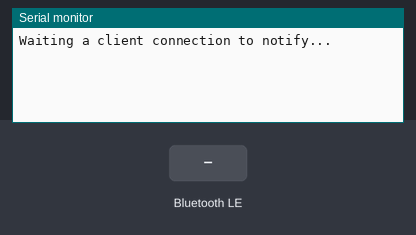
A sketch run on a simulated ESP32. Parts: the last lines printed to the serial monitor. The test bench sets the inputs (shaded band). Nothing arrives over Bluetooth unless stated; a phone connects over Bluetooth LE 3 s after start.

Above: at 1.2 s.
1.3 s: Bluetooth LE write "1" received
At 2.7 s:
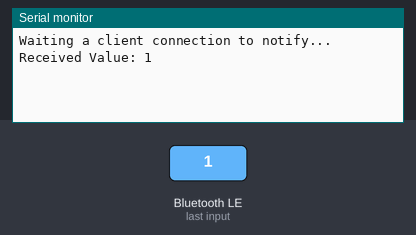
4.3 s: Bluetooth LE write "0" received
At 5.1 s:
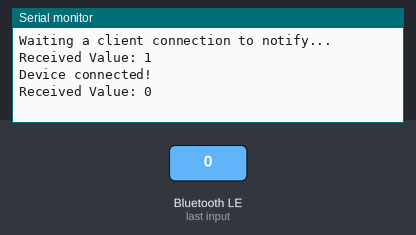
5.8 s: Bluetooth LE write "2" received
At 6.2 s:
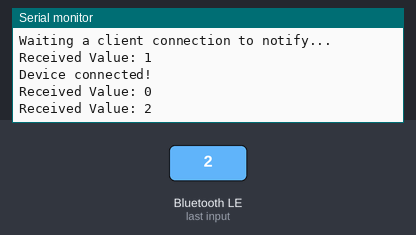

Measured:
- after the input at 1.3 s, the serial monitor: prints a new line after 0.05 s (image 1)
- after the input at 4.3 s, the serial monitor: prints a new line after 0.05 s (image 2)
- after the input at 5.8 s, the serial monitor: prints a new line after 0.05 s (image 3)

The sketch:

ESP32_WebBluetooth.ino
```cpp
/*
Web Bluetooth for ESP32
Author : ChungYi Fu (Kaohsiung, Taiwan)  2022-1-15 15:30
https://www.facebook.com/francefu

Try it
https://fustyles.github.io/webduino/WebBluetooth.html
*/


//https://www.instructables.com/ESP32-Bluetooth-Low-Energy/
//Library: https://github.com/nkolban/ESP32_BLE_Arduino
#include <BLEDevice.h>
#include <BLEServer.h>
#include <BLEUtils.h>
#include <BLE2902.h>

BLECharacteristic *characteristicTX;
bool deviceConnected = false;

// See the following for generating UUIDs:
// https://www.uuidgenerator.net/

#define SERVICE_UUID           "4fafc201-1fb5-459e-8fcc-c5c9c331914b"
#define CHARACTERISTIC_UUID_RX "beb5483e-36e1-4688-b7f5-ea07361b26a8"
#define CHARACTERISTIC_UUID_TX "498c599b-2601-4600-bb7e-3aa295a92842"

class ServerCallbacks: public BLEServerCallbacks {
    void onConnect(BLEServer* pServer) {
      deviceConnected = true;
      Serial.println("Device connected!");
    };

    void onDisconnect(BLEServer* pServer) {
      deviceConnected = false;
      Serial.println("Device disconnected!");
    }
};

//callback  para envendos das características
class CharacteristicCallbacks: public BLECharacteristicCallbacks {
    void onWrite(BLECharacteristic *characteristic) {
      std::string rxValue = characteristic->getValue();
      if (rxValue.length() > 0) {
        Serial.print("Received Value: ");

        for (int i = 0; i < rxValue.length(); i++) {
          Serial.print(rxValue[i]);
        }

        Serial.println();

        if (rxValue.find("on") != -1) {
          Serial.println("Turning LED ON!");
          characteristicTX->setValue("Turning LED ON!");
          characteristicTX->notify();
        }
        else  if (rxValue.find("off") != -1) {
          Serial.println("Turning LED OFF!");
          characteristicTX->setValue("Turning LED OFF!");
          characteristicTX->notify();
        }

        /*
        //characteristicTX->setValue(txValue, 1); // To send the integer value
        //characteristicTX->setValue("Hello!"); // Sending a test message
        //characteristicTX->notify();
        */
      }
    }
};

void setup() {
  Serial.begin(115200);

  BLEDevice::init("ESP32-BLE");
  BLEServer *server = BLEDevice::createServer();
  server->setCallbacks(new ServerCallbacks());

  BLEService *service = server->createService(SERVICE_UUID);

  characteristicTX = service->createCharacteristic(
                      CHARACTERISTIC_UUID_TX,
                      BLECharacteristic::PROPERTY_READ   |
                      BLECharacteristic::PROPERTY_WRITE  |
                      BLECharacteristic::PROPERTY_NOTIFY |
                      BLECharacteristic::PROPERTY_INDICATE |
                      BLECharacteristic::PROPERTY_BROADCAST
                    );

  characteristicTX->addDescriptor(new BLE2902());

  BLECharacteristic *characteristic = service->createCharacteristic(
                                        CHARACTERISTIC_UUID_RX,
                                        BLECharacteristic::PROPERTY_READ   |
                                        BLECharacteristic::PROPERTY_WRITE  |
                                        BLECharacteristic::PROPERTY_NOTIFY |
                                        BLECharacteristic::PROPERTY_INDICATE |
                                        BLECharacteristic::PROPERTY_BROADCAST
                                       );

  characteristic->setCallbacks(new CharacteristicCallbacks());
  service->start();
  server->getAdvertising()->start();
  Serial.println("Waiting a client connection to notify...");
}

void loop() {
}
```
